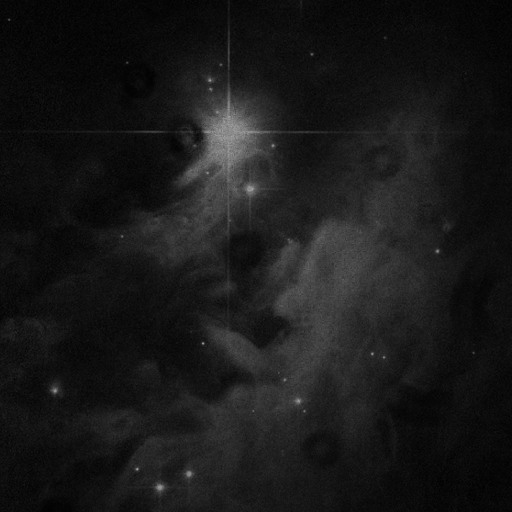
%> input picture image-lab/01/code/TestImages/Question 3/disturbed_potw1144a.png, 512 x 512 px
$ octave exercise03.m   (GNU Octave 9; MATLAB toolbox functions it lacks are replaced by stand-ins)
%> lines starting %> are read from the running program, lines starting %| are printed output that depends on the picture
% a) load both images
% b) if necessary, scale/normalize the gray-values of the flat-field image (img_flat)
% from the range [0, 255] to the range [0.0, 1.0]
img_rec = imread("TestImages/Question\ 3/disturbed_potw1144a.png");
%> img_rec is the input picture: size 512x512 uint8; min 0, max 161, mean 24.4
img_flat = im2double(imread("TestImages/Question\ 3/flatfieldimage.png"));
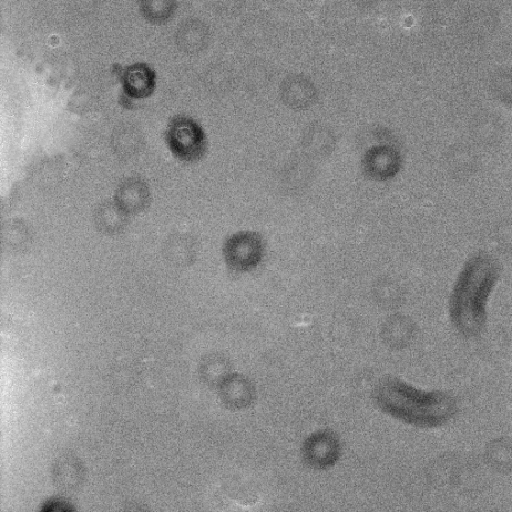
%> input picture image-lab/01/code/TestImages/Question 3/flatfieldimage.png, 512 x 512 px
%> img_flat: size 512x512 double; min 0.051, max 0.941, mean 0.551

% c) correct the distortions of the astronomical image
% by a pixel-wise divison of the normalized flat-field values.
img_rec_c = rdivide(img_rec, img_flat);
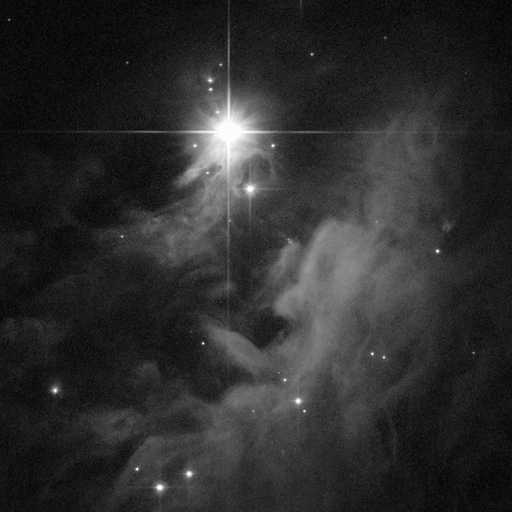
%> img_rec_c: size 512x512 uint8; min 0, max 255, mean 44.8

% d) save/show the resulting image
imwrite(img_rec_c, "q3-result.png");
imshow(img_rec_c)
pause()
